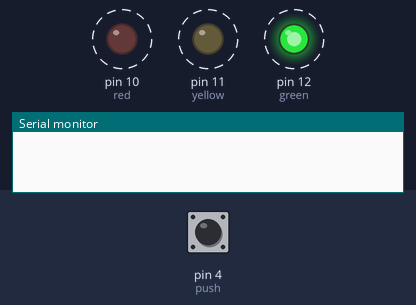
Bench run of a sketch on a simulated Arduino Uno, built with avr-gcc and run on an emulated ATmega328P. Parts: output pins drawn as LEDs (lit = HIGH), the last lines printed to the serial monitor. Dashed ring = blinking. The test bench sets the inputs (shaded band); at power-on: pin 4 (push) LOW.

Above: at 2.0 s.
2.1 s: pin 4 (push) pulled HIGH for 3.2 s
6.8 s: pin 4 (push) driven HIGH
At 8.0 s:
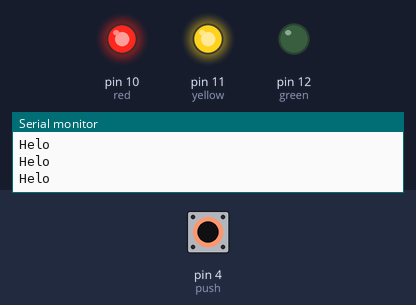
10.0 s: pin 4 (push) driven LOW
At 10.45 s:
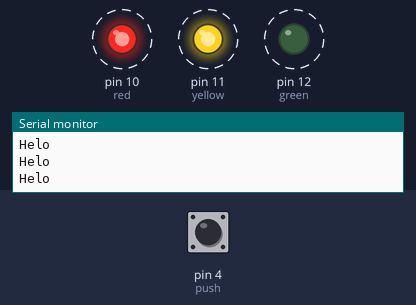
Timing chart, 0 to 19.2 s (numbered marks = the images above; inputs shaded):
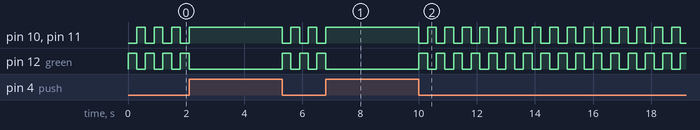

Measured:
- after the input at 6.8 s, pin 10 (red), pin 11 (yellow): goes on until 6.8 s, then stays HIGH; pin 12 (green): goes on until 6.8 s, then stays LOW
- after the input at 10.0 s, pin 10 (red), pin 11 (yellow), pin 12 (green): alternates HIGH for 0.30 s and LOW for 0.30 s, starting at once
- by itself, pin 10 (red), pin 11 (yellow): repeats every 0.60 s: LOW 0.30 s, HIGH 0.30 s
- by itself, pin 12 (green): repeats every 0.60 s: HIGH 0.30 s, LOW 0.30 s

The sketch:

PushStop.ino
```cpp
// C++ code
//
#define POT A5
int red = 10;
int yellow = 11;
int green = 12;
int push = 4;

void stopLight(int hold ) {

  digitalWrite(green, HIGH);
  digitalWrite(yellow, LOW);
  digitalWrite(red, LOW);

  delay(hold);

  digitalWrite(yellow, HIGH);
  digitalWrite(red, HIGH);
  digitalWrite(green, LOW);

  delay(hold);
}

void setup()
{
  // Baud rate
  Serial.begin(9600);

  pinMode(red, OUTPUT);
  pinMode(yellow, OUTPUT);
  pinMode(green, OUTPUT);
  pinMode(push, INPUT);

  digitalWrite(red, LOW);
  digitalWrite(yellow, LOW);
  digitalWrite(green, LOW);
}

void loop(){
  if (digitalRead(push) == HIGH) {
      Serial.println("Helo");

  }else {
        stopLight(300);
  }
}
```
